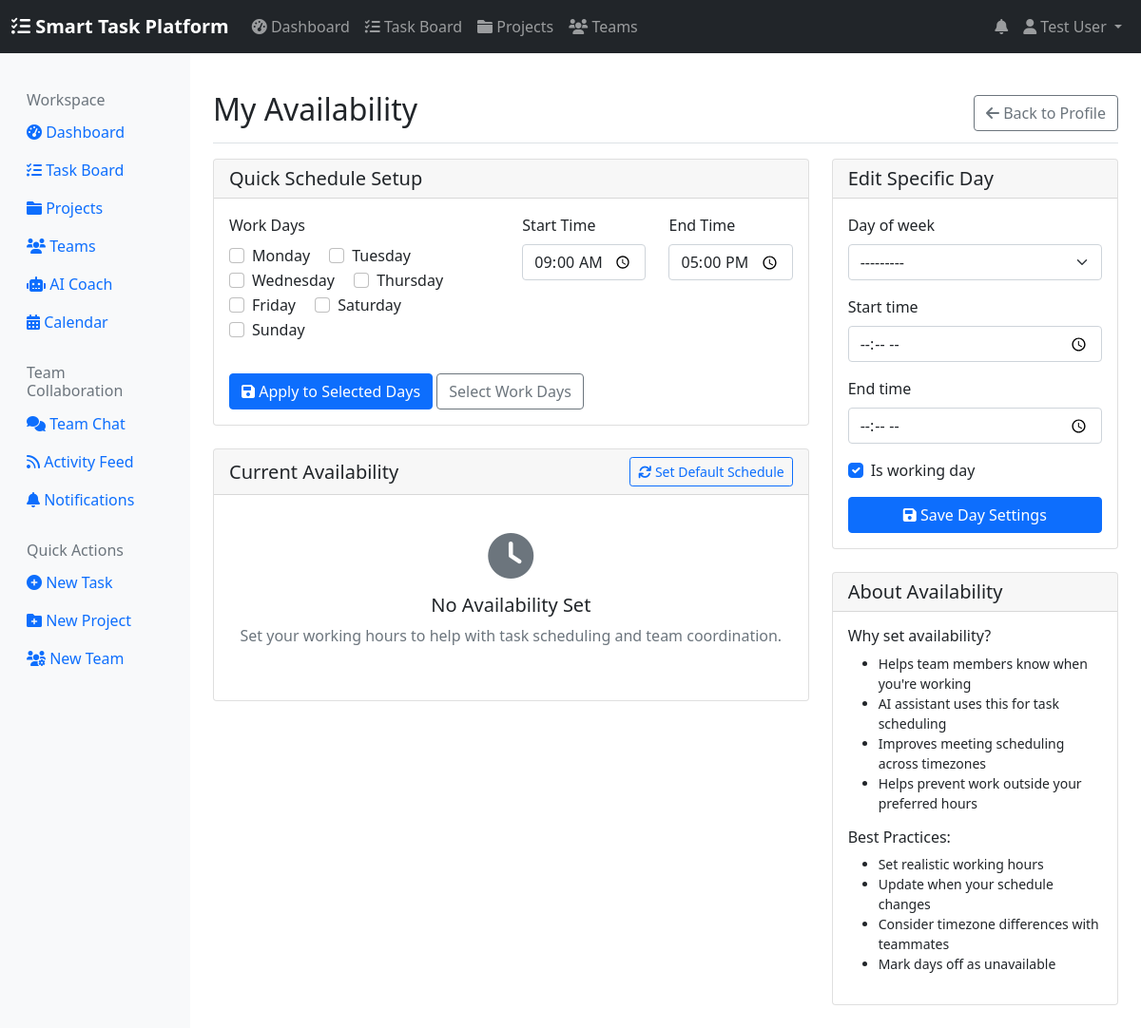
The app's page /users/profile/availability/ (signed in), older data.
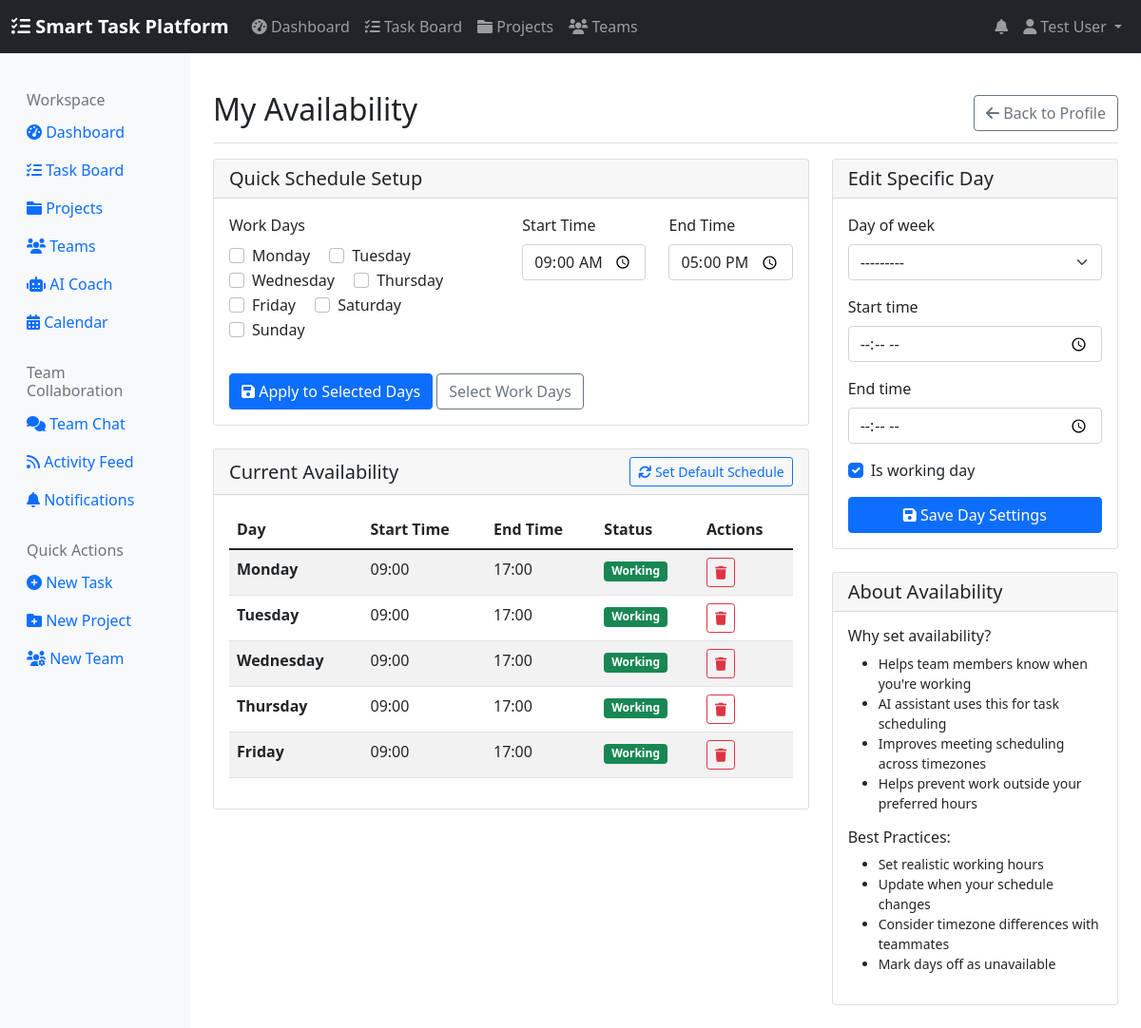
The same page, newer data.
### users/models.py (models this page shows)
class UserAvailability(models.Model):
    user = models.ForeignKey(CustomUser, on_delete=models.CASCADE, related_name='availability')
    day_of_week = models.IntegerField(choices=[
        (0, 'Monday'),
        (1, 'Tuesday'),
        (2, 'Wednesday'),
        (3, 'Thursday'),
        (4, 'Friday'),
        (5, 'Saturday'),
        (6, 'Sunday'),
    ])
    start_time = models.TimeField()
    end_time = models.TimeField()
    is_working_day = models.BooleanField(default=True)
    class Meta:
        unique_together = ['user', 'day_of_week']
        ordering = ['day_of_week', 'start_time']

### users/views.py (the view)
# urls.py: path('profile/availability/', views.profile_availability, name='profile_availability'),
@login_required
def profile_availability(request):
    availabilities = UserAvailability.objects.filter(user=request.user)
    if request.method == 'POST':
        if 'bulk_update' in request.POST:
            days_data = request.POST.get('days', '').split(',')
            start_time = request.POST.get('start_time')
            end_time = request.POST.get('end_time')
            for day_str in days_data:
                if day_str.strip():
                    day = int(day_str)
                    availability, created = UserAvailability.objects.get_or_create(
                        user=request.user,
                        day_of_week=day,
                        defaults={
                            'start_time': start_time,
                            'end_time': end_time,
                            'is_working_day': True
                        }
                    )
                    if not created:
                        availability.start_time = start_time
                        availability.end_time = end_time
                        availability.is_working_day = True
                        availability.save()
            messages.success(request, 'Availability schedule updated!')
            return redirect('users:profile_availability')
        else:
            form = AvailabilityForm(request.POST)
            if form.is_valid():
                availability = form.save(commit=False)
                availability.user = request.user
                existing = UserAvailability.objects.filter(
                    user=request.user,
                    day_of_week=availability.day_of_week
                ).first()
                if existing:
                    existing.start_time = availability.start_time
                    existing.end_time = availability.end_time
                    existing.is_working_day = availability.is_working_day
                    existing.save()
                    messages.success(request, f'Availability for {existing.get_day_of_week_display()} updated!')
                else:
                    availability.save()
                    messages.success(request, f'Availability for {availability.get_day_of_week_display()} added!')
                return redirect('users:profile_availability')
    else:
        form = AvailabilityForm()
    days_of_week = dict(UserAvailability._meta.get_field('day_of_week').choices)
    default_start = request.user.workday_start.strftime('%H:%M') if request.user.workday_start else '09:00'
    default_end = request.user.workday_end.strftime('%H:%M') if request.user.workday_end else '17:00'
    return render(request, 'users/availability.html', {
        'availabilities': availabilities,
        'form': form,
        'days_of_week': days_of_week,
        'default_start': default_start,
        'default_end': default_end,
    })

### users/forms.py (shortened to what this page needs)
class AvailabilityForm(forms.ModelForm):
    class Meta:
        model = UserAvailability
        fields = ('day_of_week', 'start_time', 'end_time', 'is_working_day')
        widgets = {
            'start_time': forms.TimeInput(attrs={'type': 'time', 'class': 'form-control'}),
            'end_time': forms.TimeInput(attrs={'type': 'time', 'class': 'form-control'}),
        }

### templates/users/availability.html (shortened to what the changed rows need)
{% extends 'base.html' %}
{% load django_bootstrap5 %}
{% block content %}
<div class="d-flex justify-content-between flex-wrap flex-md-nowrap align-items-center pt-3 pb-2 mb-3 border-bottom">
    <h1 class="h2">My Availability</h1>
</div>
<div class="row">
    <div class="col-md-8">
        <div class="card">
            <div class="card-body">
                <form method="post" id="bulkAvailabilityForm">
                    <div class="row">
                        <div class="col-md-6">
                            <div class="mb-3">
                                {% for day_num, day_name in days_of_week.items %}
                                <div class="form-check form-check-inline">
                                    <input class="form-check-input day-checkbox" type="checkbox"
                                           id="day-{{ day_num }}" value="{{ day_num }}">
                                    <label class="form-check-label" for="day-{{ day_num }}">
                                        {{ day_name }}
                                    </label>
                                </div>
                                {% endfor %}
                            </div>
                        </div>
                    </div>
                </form>
            </div>
        </div>
        <div class="card mt-4">
            <div class="card-body">
                {% if availabilities %}
                <div class="table-responsive">
                    <table class="table table-striped">
                        <thead>
                            <tr>
                                <th>Day</th>
                                <th>Start Time</th>
                                <th>End Time</th>
                                <th>Status</th>
                                <th>Actions</th>
                            </tr>
                        </thead>
                        <tbody>
                            {% for availability in availabilities %}
                            <tr>
                                <td>
                                    <strong>{{ availability.get_day_of_week_display }}</strong>
                                </td>
                                <td>{{ availability.start_time|time:"H:i" }}</td>
                                <td>{{ availability.end_time|time:"H:i" }}</td>
                                <td>
                                    {% if availability.is_working_day %}
                                    <span class="badge bg-success">Working</span>
                                    {% else %}
                                    <span class="badge bg-secondary">Unavailable</span>
                                    {% endif %}
                                </td>
                                <td>
                                    <form method="post" action="{% url 'users:delete_availability' availability.id %}"
                                          style="display: inline;"
                                          onsubmit="return confirm('Remove availability for {{ availability.get_day_of_week_display }}?')">
                                        <button type="submit" class="btn btn-sm btn-outline-danger">
                                            <i class="fas fa-trash"></i>
                                        </button>
                                    </form>
                                </td>
                            </tr>
                            {% endfor %}
                        </tbody>
                    </table>
                </div>
                {% else %}
                <div class="text-center py-4">
                    <i class="fas fa-clock fa-3x text-muted mb-3"></i>
                    <h5>No Availability Set</h5>
                    <p class="text-muted">Set your working hours to help with task scheduling and team coordination.</p>
                </div>
                {% endif %}
            </div>
        </div>
    </div>
</div>
{% endblock %}

Row changes from the older to the newer data that the page shows:
added UserAvailability: day_of_week "Monday", start_time "09:00", end_time "17:00", is_working_day "Working"
added UserAvailability: day_of_week "Tuesday", start_time "09:00", end_time "17:00", is_working_day "Working"
added UserAvailability: day_of_week "Wednesday", start_time "09:00", end_time "17:00", is_working_day "Working"
added UserAvailability: day_of_week "Thursday", start_time "09:00", end_time "17:00", is_working_day "Working"
added UserAvailability: day_of_week "Friday", start_time "09:00", end_time "17:00", is_working_day "Working"
Text that changed along with them:
text no longer shown: "No Availability Set Set your working hours to help with task scheduling and team coordination."
text now shown: "Day Start Time End Time Status Actions"
